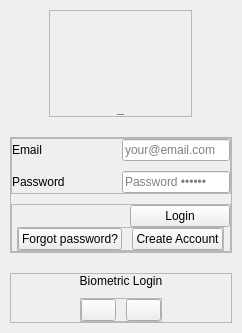
     <widget class="QWidget" name="loginPage">
      <layout class="QVBoxLayout" name="verticalLayout_7">
       <property name="spacing">
        <number>0</number>
       </property>
       <property name="leftMargin">
        <number>0</number>
       </property>
       <property name="topMargin">
        <number>0</number>
       </property>
       <property name="rightMargin">
        <number>0</number>
       </property>
       <property name="bottomMargin">
        <number>0</number>
       </property>
       <item>
        <widget class="QWidget" name="widget" native="true">
         <layout class="QVBoxLayout" name="verticalLayout_2">
          <property name="spacing">
           <number>10</number>
          </property>
          <property name="leftMargin">
           <number>10</number>
          </property>
          <property name="topMargin">
           <number>10</number>
          </property>
          <property name="rightMargin">
           <number>10</number>
          </property>
          <property name="bottomMargin">
           <number>10</number>
          </property>
          <item alignment="Qt::AlignmentFlag::AlignHCenter|Qt::AlignmentFlag::AlignBottom">
           <widget class="QFrame" name="header">
            <property name="frameShape">
             <enum>QFrame::Shape::StyledPanel</enum>
            </property>
            <property name="frameShadow">
             <enum>QFrame::Shadow::Raised</enum>
            </property>
            <layout class="QVBoxLayout" name="verticalLayout_3">
             <property name="spacing">
              <number>10</number>
             </property>
             <property name="leftMargin">
              <number>0</number>
             </property>
             <property name="topMargin">
              <number>0</number>
             </property>
             <property name="rightMargin">
              <number>0</number>
             </property>
             <property name="bottomMargin">
              <number>0</number>
             </property>
             <item alignment="Qt::AlignmentFlag::AlignHCenter">
              <widget class="QLabel" name="logo">
               <property name="minimumSize">
                <size>
                 <width>141</width>
                 <height>93</height>
                </size>
               </property>
               <property name="maximumSize">
                <size>
                 <width>141</width>
                 <height>93</height>
                </size>
               </property>
               <property name="text">
                <string/>
               </property>
               <property name="pixmap">
                <pixmap resource="../assets/assets.qrc">:/images/images/TRUSTED IN_GREY.png</pixmap>
               </property>
               <property name="scaledContents">
                <bool>true</bool>
               </property>
              </widget>
             </item>
             <item>
              <widget class="QLabel" name="label_2">
               <property name="font">
                <font>
                 <pointsize>-1</pointsize>
                 <bold>true</bold>
                </font>
               </property>
               <property name="text">
                <string>Welcome Back</string>
               </property>
               <property name="alignment">
                <set>Qt::AlignmentFlag::AlignCenter</set>
               </property>
              </widget>
             </item>
            </layout>
           </widget>
          </item>
          <item>
           <widget class="QCustomHorizontalSeparator" name="customHorizontalSeparator"/>
          </item>
          <item>
           <widget class="QFrame" name="body">
            <property name="frameShape">
             <enum>QFrame::Shape::StyledPanel</enum>
            </property>
            <property name="frameShadow">
             <enum>QFrame::Shadow::Raised</enum>
            </property>
            <layout class="QVBoxLayout" name="verticalLayout_4">
             <property name="spacing">
              <number>10</number>
             </property>
             <property name="leftMargin">
              <number>0</number>
             </property>
             <property name="topMargin">
              <number>0</number>
             </property>
             <property name="rightMargin">
              <number>0</number>
             </property>
             <property name="bottomMargin">
              <number>0</number>
             </property>
             <item>
              <widget class="QFrame" name="frame">
               <property name="frameShape">
                <enum>QFrame::Shape::StyledPanel</enum>
               </property>
               <property name="frameShadow">
                <enum>QFrame::Shadow::Raised</enum>
               </property>
               <layout class="QFormLayout" name="formLayout_2">
                <property name="horizontalSpacing">
                 <number>10</number>
                </property>
                <property name="verticalSpacing">
                 <number>10</number>
                </property>
                <property name="leftMargin">
                 <number>0</number>
                </property>
                <property name="topMargin">
                 <number>0</number>
                </property>
                <property name="rightMargin">
                 <number>0</number>
                </property>
                <property name="bottomMargin">
                 <number>0</number>
                </property>
                <item row="0" column="0">
                 <widget class="QLabel" name="label">
                  <property name="text">
                   <string>Email</string>
                  </property>
                 </widget>
                </item>
                <item row="0" column="1">
                 <widget class="QLineEdit" name="loginEmail">
                  <property name="placeholderText">
                   <string>your@email.com</string>
                  </property>
                 </widget>
                </item>
                <item row="1" column="0">
                 <widget class="QLabel" name="label_3">
                  <property name="minimumSize">
                   <size>
                    <width>100</width>
                    <height>0</height>
                   </size>
                  </property>
                  <property name="text">
                   <string>Password</string>
                  </property>
                 </widget>
                </item>
                <item row="1" column="1">
                 <widget class="QLineEdit" name="loginPassword">
                  <property name="echoMode">
                   <enum>QLineEdit::EchoMode::Password</enum>
                  </property>
                  <property name="placeholderText">
                   <string>Password ••••••</string>
                  </property>
                 </widget>
                </item>
               </layout>
              </widget>
             </item>
             <item>
              <widget class="QFrame" name="frame_2">
               <property name="frameShape">
                <enum>QFrame::Shape::StyledPanel</enum>
               </property>
               <property name="frameShadow">
                <enum>QFrame::Shadow::Raised</enum>
               </property>
               <layout class="QVBoxLayout" name="verticalLayout_5">
                <property name="spacing">
                 <number>0</number>
                </property>
                <property name="leftMargin">
                 <number>0</number>
                </property>
                <property name="topMargin">
                 <number>0</number>
                </property>
                <property name="rightMargin">
                 <number>0</number>
                </property>
                <property name="bottomMargin">
                 <number>0</number>
                </property>
                <item alignment="Qt::AlignmentFlag::AlignRight">
                 <widget class="QPushButton" name="loginBtn">
                  <property name="minimumSize">
                   <size>
                    <width>100</width>
                    <height>0</height>
                   </size>
                  </property>
                  <property name="cursor">
                   <cursorShape>PointingHandCursor</cursorShape>
                  </property>
                  <property name="styleSheet">
                   <string notr="true"/>
                  </property>
                  <property name="text">
                   <string>Login</string>
                  </property>
                 </widget>
                </item>
                <item>
                 <widget class="QCustomHorizontalSeparator" name="customHorizontalSeparator_2"/>
                </item>
                <item alignment="Qt::AlignmentFlag::AlignHCenter">
                 <widget class="QFrame" name="frame_3">
                  <property name="frameShape">
                   <enum>QFrame::Shape::StyledPanel</enum>
                  </property>
                  <property name="frameShadow">
                   <enum>QFrame::Shadow::Raised</enum>
                  </property>
                  <layout class="QHBoxLayout" name="horizontalLayout">
                   <property name="spacing">
                    <number>10</number>
                   </property>
                   <property name="leftMargin">
                    <number>0</number>
                   </property>
                   <property name="topMargin">
                    <number>0</number>
                   </property>
                   <property name="rightMargin">
                    <number>0</number>
                   </property>
                   <property name="bottomMargin">
                    <number>0</number>
                   </property>
                   <item>
                    <widget class="QPushButton" name="forgotpassBtn">
                     <property name="cursor">
                      <cursorShape>PointingHandCursor</cursorShape>
                     </property>
                     <property name="text">
                      <string>Forgot password?</string>
                     </property>
                    </widget>
                   </item>
                   <item>
                    <widget class="QPushButton" name="toRegisterBtn">
                     <property name="cursor">
                      <cursorShape>PointingHandCursor</cursorShape>
                     </property>
                     <property name="text">
                      <string>Create Account</string>
                     </property>
                    </widget>
                   </item>
                  </layout>
                 </widget>
                </item>
               </layout>
              </widget>
             </item>
            </layout>
           </widget>
          </item>
          <item>
           <widget class="QCustomHorizontalSeparator" name="customHorizontalSeparator_3"/>
          </item>
          <item alignment="Qt::AlignmentFlag::AlignTop">
           <widget class="QFrame" name="footer">
            <property name="frameShape">
             <enum>QFrame::Shape::StyledPanel</enum>
            </property>
            <property name="frameShadow">
             <enum>QFrame::Shadow::Raised</enum>
            </property>
            <layout class="QVBoxLayout" name="verticalLayout_6">
             <property name="spacing">
              <number>10</number>
             </property>
             <property name="leftMargin">
              <number>0</number>
             </property>
             <property name="topMargin">
              <number>0</number>
             </property>
             <property name="rightMargin">
              <number>0</number>
             </property>
             <property name="bottomMargin">
              <number>0</number>
             </property>
             <item>
              <widget class="QLabel" name="label_6">
               <property name="text">
                <string>Biometric Login</string>
               </property>
               <property name="alignment">
                <set>Qt::AlignmentFlag::AlignCenter</set>
               </property>
              </widget>
             </item>
             <item alignment="Qt::AlignmentFlag::AlignHCenter">
              <widget class="QFrame" name="frame_4">
               <property name="maximumSize">
                <size>
                 <width>16777215</width>
                 <height>16777215</height>
                </size>
               </property>
               <property name="frameShape">
                <enum>QFrame::Shape::StyledPanel</enum>
               </property>
               <property name="frameShadow">
                <enum>QFrame::Shadow::Raised</enum>
               </property>
               <layout class="QHBoxLayout" name="horizontalLayout_2">
                <property name="spacing">
                 <number>10</number>
                </property>
                <property name="leftMargin">
                 <number>0</number>
                </property>
                <property name="topMargin">
                 <number>0</number>
                </property>
                <property name="rightMargin">
                 <number>0</number>
                </property>
                <property name="bottomMargin">
                 <number>0</number>
                </property>
                <item>
                 <widget class="QPushButton" name="pushButton_2">
                  <property name="maximumSize">
                   <size>
                    <width>35</width>
                    <height>35</height>
                   </size>
                  </property>
                  <property name="text">
                   <string/>
                  </property>
                  <property name="icon">
                   <iconset resource="../Qss/icons/_icons.qrc">
                    <normaloff>:/material_design/icons/material_design/fingerprint.png</normaloff>:/material_design/icons/material_design/fingerprint.png</iconset>
                  </property>
                 </widget>
                </item>
                <item>
                 <widget class="QPushButton" name="pushButton_3">
                  <property name="maximumSize">
                   <size>
                    <width>35</width>
                    <height>35</height>
                   </size>
                  </property>
                  <property name="text">
                   <string/>
                  </property>
                  <property name="icon">
                   <iconset resource="../Qss/icons/_icons.qrc">
                    <normaloff>:/font_awesome_brands/icons/font_awesome/brands/windows.png</normaloff>:/font_awesome_brands/icons/font_awesome/brands/windows.png</iconset>
                  </property>
                 </widget>
                </item>
               </layout>
              </widget>
             </item>
            </layout>
           </widget>
          </item>
         </layout>
        </widget>
       </item>
      </layout>
     </widget>
